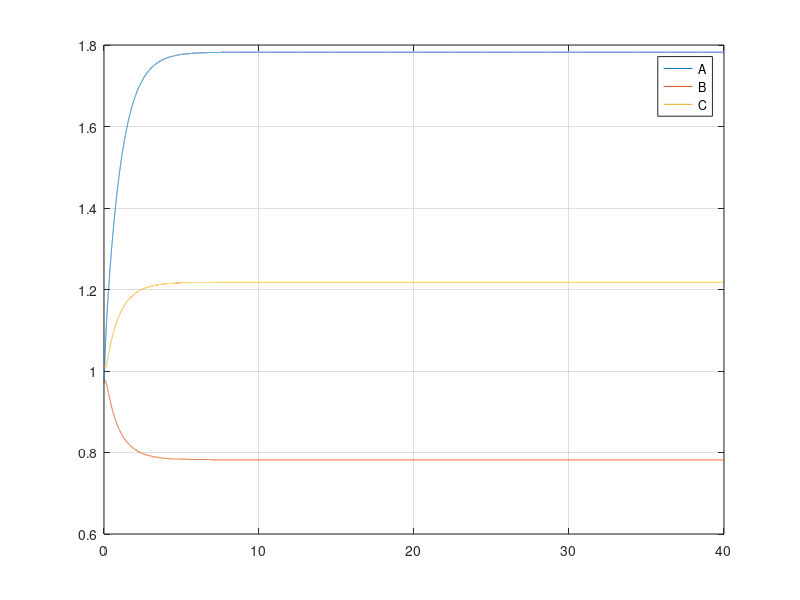

MATLAB code to generate this figure:
clc; clear; close all

f = @(x,y) [3+2/3*y(1)-5/3*y(1)-3*y(1)*y(2)*1+2*1*y(3)^2
           2+2/3*y(2)-5/3*y(2)-3*y(1)*y(2)*1+2*1*y(3)^2
           2/3*y(3)-5/3*y(3)+3*y(1)*y(2)*1-2*1*y(3)^2];
x_start = 0;
x_end   = 40;
dx = 0.001;
x = x_start:dx:x_end;
y = zeros(3,length(x));  y(1) = 0.9687; y(2) = 0.9687; y(3) = 1.013;
i = 1;
while i < length(x)
    k1 = f(x(i),y(:,i));
    k2 = f(x(i) + dx/2, y(:,i) + k1*dx/2);
    k3 = f(x(i) + dx/2, y(:,i) + k2*dx/2);
    k4 = f(x(i) + dx  , y(:,i) + k3*dx  );
    y(:,i+1)  = y(:,i) + dx/6 * ( k1 + 2*k2 + 2*k3 + k4);
    i = i + 1;
end
%figure(2)
plot(x,y(1,:),x,y(2,:),x,y(3,:));grid
legend("A","B","C")
